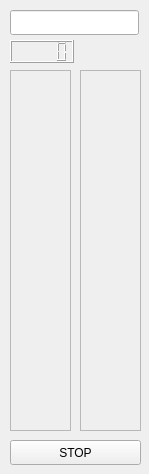
<?xml version="1.0" encoding="UTF-8"?>
<ui version="4.0">
 <class>Elevator</class>
 <widget class="QWidget" name="Elevator">
  <property name="geometry">
   <rect>
    <x>0</x>
    <y>0</y>
    <width>149</width>
    <height>474</height>
   </rect>
  </property>
  <property name="windowTitle">
   <string>Form</string>
  </property>
  <widget class="QLCDNumber" name="currentFloorLCD">
   <property name="geometry">
    <rect>
     <x>10</x>
     <y>40</y>
     <width>64</width>
     <height>23</height>
    </rect>
   </property>
  </widget>
  <widget class="QFrame" name="liftCallFrame">
   <property name="geometry">
    <rect>
     <x>10</x>
     <y>70</y>
     <width>61</width>
     <height>361</height>
    </rect>
   </property>
   <property name="frameShape">
    <enum>QFrame::StyledPanel</enum>
   </property>
   <property name="frameShadow">
    <enum>QFrame::Raised</enum>
   </property>
   <layout class="QVBoxLayout" name="verticalLayout"/>
  </widget>
  <widget class="QLineEdit" name="stateViewer">
   <property name="geometry">
    <rect>
     <x>10</x>
     <y>10</y>
     <width>129</width>
     <height>25</height>
    </rect>
   </property>
   <property name="readOnly">
    <bool>true</bool>
   </property>
  </widget>
  <widget class="QFrame" name="liftManageFrame">
   <property name="geometry">
    <rect>
     <x>80</x>
     <y>70</y>
     <width>61</width>
     <height>361</height>
    </rect>
   </property>
   <property name="frameShape">
    <enum>QFrame::StyledPanel</enum>
   </property>
   <property name="frameShadow">
    <enum>QFrame::Raised</enum>
   </property>
   <layout class="QVBoxLayout" name="verticalLayout_2"/>
  </widget>
  <widget class="QPushButton" name="stopButton">
   <property name="geometry">
    <rect>
     <x>10</x>
     <y>440</y>
     <width>131</width>
     <height>25</height>
    </rect>
   </property>
   <property name="text">
    <string>STOP</string>
   </property>
  </widget>
 </widget>
 <resources/>
 <connections/>
</ui>
